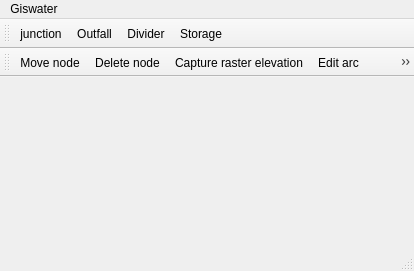
<?xml version="1.0" encoding="UTF-8"?>
<ui version="4.0">
 <class>MainWindow</class>
 <widget class="QMainWindow" name="MainWindow">
  <property name="geometry">
   <rect>
    <x>0</x>
    <y>0</y>
    <width>414</width>
    <height>271</height>
   </rect>
  </property>
  <property name="windowTitle">
   <string>MainWindow</string>
  </property>
  <widget class="QWidget" name="centralwidget"/>
  <widget class="QMenuBar" name="menubar">
   <property name="geometry">
    <rect>
     <x>0</x>
     <y>0</y>
     <width>414</width>
     <height>21</height>
    </rect>
   </property>
   <widget class="QMenu" name="menuGiswater">
    <property name="title">
     <string>Giswater</string>
    </property>
    <widget class="QMenu" name="menuGo2Epa">
     <property name="title">
      <string>Go2Epa</string>
     </property>
     <addaction name="actionGiswater_interface"/>
     <addaction name="actionRun_simulation"/>
    </widget>
    <widget class="QMenu" name="menuAnalysis">
     <property name="title">
      <string>Analysis</string>
     </property>
     <widget class="QMenu" name="menuEPA_results">
      <property name="title">
       <string>EPA results</string>
      </property>
      <addaction name="actionResult_catalog"/>
      <addaction name="actionResult_selector"/>
     </widget>
     <widget class="QMenu" name="menuFlow_trace">
      <property name="title">
       <string>Flow trace</string>
      </property>
      <addaction name="actionFrom_node"/>
      <addaction name="actionFrom_arc"/>
     </widget>
     <addaction name="menuEPA_results"/>
     <addaction name="menuFlow_trace"/>
    </widget>
    <widget class="QMenu" name="menuNetwork_configuration">
     <property name="title">
      <string>Network configuration</string>
     </property>
     <addaction name="actionSnapping_tolerance"/>
     <addaction name="actionNode_tolerance"/>
    </widget>
    <widget class="QMenu" name="menuNetwork_management">
     <property name="title">
      <string>Network management</string>
     </property>
     <addaction name="actionTable_wizard"/>
     <addaction name="actionUndo_wizard"/>
    </widget>
    <addaction name="actionNew_project"/>
    <addaction name="actionCopy_project_as"/>
    <addaction name="menuNetwork_configuration"/>
    <addaction name="menuNetwork_management"/>
    <addaction name="menuAnalysis"/>
    <addaction name="menuGo2Epa"/>
   </widget>
   <addaction name="menuGiswater"/>
  </widget>
  <widget class="QStatusBar" name="statusbar"/>
  <widget class="QToolBar" name="tbInsert">
   <property name="windowTitle">
    <string>toolBar</string>
   </property>
   <attribute name="toolBarArea">
    <enum>TopToolBarArea</enum>
   </attribute>
   <attribute name="toolBarBreak">
    <bool>false</bool>
   </attribute>
   <addaction name="actionJunction"/>
   <addaction name="actionOutfall"/>
   <addaction name="actionDivider"/>
   <addaction name="actionStorage"/>
  </widget>
  <widget class="QToolBar" name="tbEdit">
   <property name="windowTitle">
    <string>toolBar</string>
   </property>
   <attribute name="toolBarArea">
    <enum>TopToolBarArea</enum>
   </attribute>
   <attribute name="toolBarBreak">
    <bool>true</bool>
   </attribute>
   <addaction name="actionMove_node"/>
   <addaction name="actionDelete_node"/>
   <addaction name="actionCapture_raster_elevation"/>
   <addaction name="actionEdit_arc"/>
   <addaction name="actionConnect_tool"/>
  </widget>
  <action name="actionJunction">
   <property name="icon">
    <iconset resource="qgis_gui/resources.qrc">
     <normaloff>:/plugins/giswater/icons/01.png</normaloff>:/plugins/giswater/icons/01.png</iconset>
   </property>
   <property name="text">
    <string>junction</string>
   </property>
   <property name="toolTip">
    <string>Insert Junction</string>
   </property>
  </action>
  <action name="actionNew_project">
   <property name="text">
    <string>New network</string>
   </property>
  </action>
  <action name="actionCopy_project_as">
   <property name="text">
    <string>Copy network as</string>
   </property>
  </action>
  <action name="actionGiswater_interface">
   <property name="icon">
    <iconset resource="qgis_gui/resources.qrc">
     <normaloff>:/plugins/giswater/icons/23.png</normaloff>:/plugins/giswater/icons/23.png</iconset>
   </property>
   <property name="text">
    <string>Giswater interface</string>
   </property>
  </action>
  <action name="actionRun_simulation">
   <property name="icon">
    <iconset resource="qgis_gui/resources.qrc">
     <normaloff>:/plugins/giswater/icons/24.png</normaloff>:/plugins/giswater/icons/24.png</iconset>
   </property>
   <property name="text">
    <string>Run simulation</string>
   </property>
  </action>
  <action name="actionMove_node">
   <property name="icon">
    <iconset resource="qgis_gui/resources.qrc">
     <normaloff>:/plugins/giswater/icons/16.png</normaloff>:/plugins/giswater/icons/16.png</iconset>
   </property>
   <property name="text">
    <string>Move node</string>
   </property>
  </action>
  <action name="actionDelete_node">
   <property name="icon">
    <iconset resource="qgis_gui/resources.qrc">
     <normaloff>:/plugins/giswater/icons/17.png</normaloff>:/plugins/giswater/icons/17.png</iconset>
   </property>
   <property name="text">
    <string>Delete node</string>
   </property>
  </action>
  <action name="actionCapture_raster_elevation">
   <property name="icon">
    <iconset resource="qgis_gui/resources.qrc">
     <normaloff>:/plugins/giswater/icons/18.png</normaloff>:/plugins/giswater/icons/18.png</iconset>
   </property>
   <property name="text">
    <string>Capture raster elevation</string>
   </property>
  </action>
  <action name="actionResult_catalog">
   <property name="text">
    <string>Result catalog</string>
   </property>
  </action>
  <action name="actionResult_selector">
   <property name="icon">
    <iconset resource="qgis_gui/resources.qrc">
     <normaloff>:/plugins/giswater/icons/25.png</normaloff>:/plugins/giswater/icons/25.png</iconset>
   </property>
   <property name="text">
    <string>Result selector</string>
   </property>
  </action>
  <action name="actionSnapping_tolerance">
   <property name="text">
    <string>Snapping tolerance</string>
   </property>
  </action>
  <action name="actionNode_tolerance">
   <property name="text">
    <string>Node tolerance</string>
   </property>
  </action>
  <action name="actionTable_wizard">
   <property name="icon">
    <iconset resource="qgis_gui/resources.qrc">
     <normaloff>:/plugins/giswater/icons/21.png</normaloff>:/plugins/giswater/icons/21.png</iconset>
   </property>
   <property name="text">
    <string>Table wizard</string>
   </property>
  </action>
  <action name="actionUndo_wizard">
   <property name="icon">
    <iconset resource="qgis_gui/resources.qrc">
     <normaloff>:/plugins/giswater/icons/22.png</normaloff>:/plugins/giswater/icons/22.png</iconset>
   </property>
   <property name="text">
    <string>Undo wizard</string>
   </property>
  </action>
  <action name="actionOutfall">
   <property name="icon">
    <iconset resource="qgis_gui/resources.qrc">
     <normaloff>:/plugins/giswater/icons/02.png</normaloff>:/plugins/giswater/icons/02.png</iconset>
   </property>
   <property name="text">
    <string>Outfall</string>
   </property>
  </action>
  <action name="actionDivider">
   <property name="icon">
    <iconset resource="qgis_gui/resources.qrc">
     <normaloff>:/plugins/giswater/icons/03.png</normaloff>:/plugins/giswater/icons/03.png</iconset>
   </property>
   <property name="text">
    <string>Divider</string>
   </property>
   <property name="toolTip">
    <string>Insert Divider</string>
   </property>
  </action>
  <action name="actionStorage">
   <property name="icon">
    <iconset resource="qgis_gui/resources.qrc">
     <normaloff>:/plugins/giswater/icons/04.png</normaloff>:/plugins/giswater/icons/04.png</iconset>
   </property>
   <property name="text">
    <string>Storage</string>
   </property>
   <property name="toolTip">
    <string>Insert Storage</string>
   </property>
  </action>
  <action name="actionFrom_node">
   <property name="icon">
    <iconset resource="qgis_gui/resources.qrc">
     <normaloff>:/plugins/giswater/icons/26.png</normaloff>:/plugins/giswater/icons/26.png</iconset>
   </property>
   <property name="text">
    <string>From node</string>
   </property>
  </action>
  <action name="actionFrom_arc">
   <property name="icon">
    <iconset resource="qgis_gui/resources.qrc">
     <normaloff>:/plugins/giswater/icons/27.png</normaloff>:/plugins/giswater/icons/27.png</iconset>
   </property>
   <property name="text">
    <string>From arc</string>
   </property>
  </action>
  <action name="actionEdit_arc">
   <property name="icon">
    <iconset resource="qgis_gui/resources.qrc">
     <normaloff>:/plugins/giswater/icons/18.png</normaloff>:/plugins/giswater/icons/18.png</iconset>
   </property>
   <property name="text">
    <string>Edit arc</string>
   </property>
   <property name="toolTip">
    <string>Edit arc</string>
   </property>
  </action>
  <action name="actionConnect_tool">
   <property name="icon">
    <iconset resource="qgis_gui/resources.qrc">
     <normaloff>:/plugins/giswater/icons/20.png</normaloff>:/plugins/giswater/icons/20.png</iconset>
   </property>
   <property name="text">
    <string>Connect tool</string>
   </property>
   <property name="toolTip">
    <string>Connect tool</string>
   </property>
  </action>
 </widget>
 <resources>
  <include location="qgis_gui/resources.qrc"/>
 </resources>
 <connections/>
</ui>
